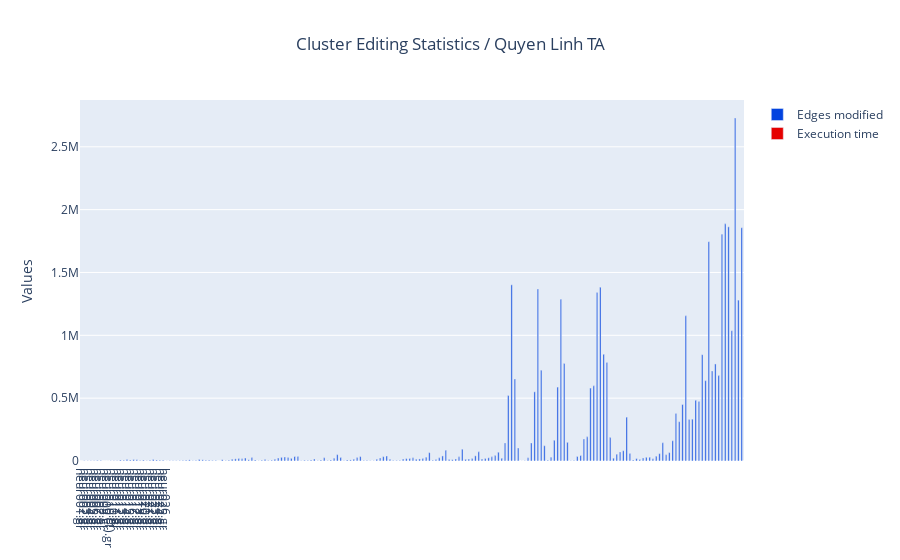

Notebook code for this chart:
### Code cell
files = df['File name']
x = list(range(len(df['File name'])))

bar_plots = [
    go.Bar(x=x, y=df['Edges modified'], name='Edges modified', marker=go.bar.Marker(color='#0343df')),
    go.Bar(x=x, y=df['Execution time'], name='Execution time', marker=go.bar.Marker(color='#e50000')),
]

layout = go.Layout(
    title=go.layout.Title(text="Cluster Editing Statistics / Quyen Linh TA", x=0.5),
    yaxis_title="Values",
    xaxis_tickmode="array",
    xaxis_tickvals=list(range(27)),
    xaxis_ticktext=tuple(df['File name'].values),
    )

fig = go.Figure(data=bar_plots, layout=layout)

fig.show()

### Figure 1 — Plotly figure (JSON) as saved in the notebook; plotly's stock layout.template omitted (floating-point values rounded to 4 significant figures; data arrays with more than 128 entries replaced by an {"elided": "..."} marker saying what was removed)
{"data": [{"marker": {"color": "#0343df"}, "name": "Edges modified", "x": {"elided": "202 int values"}, "y": {"elided": "202 int values"}, "type": "bar"}, {"marker": {"color": "#e50000"}, "name": "Execution time", "x": {"elided": "202 int values"}, "y": {"elided": "202 float values"}, "type": "bar"}], "layout": {"title": {"text": "Cluster Editing Statistics / Quyen Linh TA", "x": 0.5}, "xaxis": {"tickmode": "array", "ticktext": {"elided": "202 str values"}, "tickvals": [0, 1, 2, 3, 4, 5, 6, 7, 8, 9, 10, 11, 12, 13, 14, 15, 16, 17, 18, 19, 20, 21, 22, 23, 24, 25, 26]}, "yaxis": {"title": {"text": "Values"}}}}
